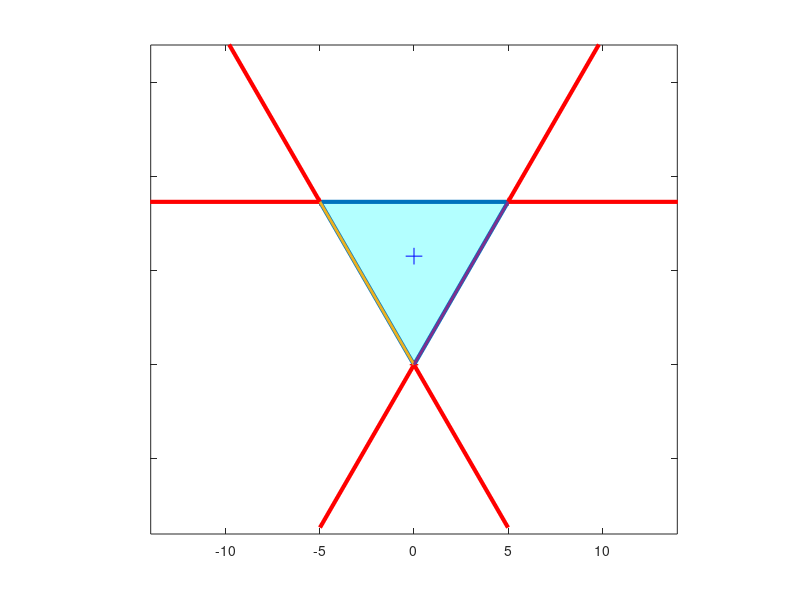

Source code (MATLAB):
function [G] = createBlendingGeometry()
% Construct Equilateral triangle

sideLength = 10;

G.A = [0;0];
G.B = [-sideLength/2;sideLength*(sqrt(3)/2)];
G.C = [sideLength/2;sideLength*(sqrt(3)/2)];
sides = [G.A,G.B,G.C,G.A];


% Plot lines
hold off;
G.fillCenter = fill(sides(1,:),sides(2,:),'c','FaceAlpha',0.3);
hold on
G.pointA = plot(G.A(1),G.A(2), 'r+');
G.pointB = plot(G.B(1),G.B(2), 'r+');
G.pointC = plot(G.C(1),G.C(2), 'r+');
G.lineSides = plot(sides(1,:),sides(2,:), 'LineWidth',3);
axis([-14,14,-9,17])
axis equal
axis manual
G.pointCenter = plot(0,sideLength*(sqrt(3)/2)*(2/3),'b+','MarkerSize',12);


% guide lines outside of triangle
G.linesA = plot([-1/2,0,1/2]*sideLength,[-(sqrt(3)/2),0,-(sqrt(3)/2)]*sideLength,'r', 'LineWidth',3);
G.linesB = plot([1,1/2,3/2]*sideLength,[sqrt(3),(sqrt(3)/2),(sqrt(3)/2)]*sideLength,'r', 'LineWidth',3);
G.linesC = plot([-1,-1/2,-3/2]*sideLength,[sqrt(3),(sqrt(3)/2),(sqrt(3)/2)]*sideLength,'r', 'LineWidth',3);

% Data to do with the point where the mouse is clicked
G.P1 = [0;0];
G.P1current = G.P1;
G.P1Sum = G.P1;
G.P1History = G.P1;

G.cursorPoint = plot(G.P1(1),G.P1(2), 'r+');

G.lineA = plot([G.A(1), G.P1(1)],[G.A(2),G.P1(2)], 'LineWidth',2);
G.lineB = plot([G.B(1), G.P1(1)],[G.B(2),G.P1(2)], 'LineWidth',2);
G.lineC = plot([G.C(1), G.P1(1)],[G.C(2),G.P1(2)], 'LineWidth',2);

% Background Colour
set(gca,'color',[0.7 0.9 1])

hold off

set(gca,'YTickLabel',[])


% Listen for mouse clicks mouse clicks
child_handles = allchild(gca);
set(child_handles,'HitTest','off')
set (gca, 'ButtonDownFcn', @mouseClicked);

% read continuous mouse position
set (gcf, 'WindowButtonMotionFcn', @mouseMoved);

end

% function mouseClicked (object, eventdata)
% 
% disp('CLICK')
% 
% % detects mouse clicks and 
% assignin('base','isMouseClicked',1)
% 
% end
% 
% function mouseMoved (object, eventdata)
% % writes continuous mouse position to base workspace
% MOUSE = get (gca, 'CurrentPoint');
% 
% assignin('base','MOUSE',MOUSE)
% end
